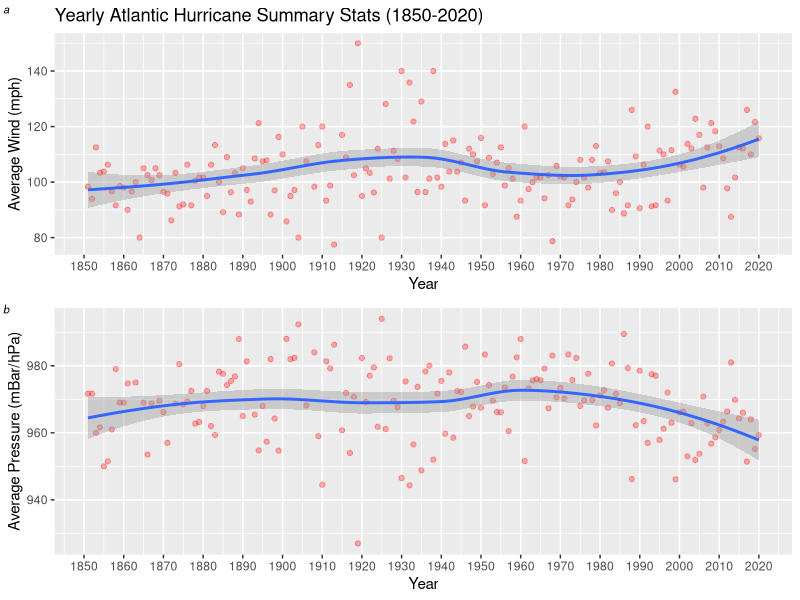
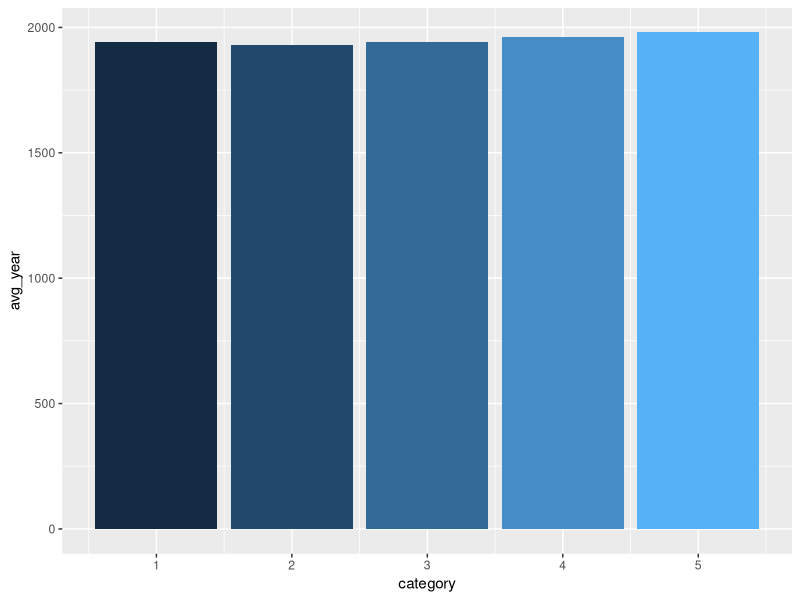
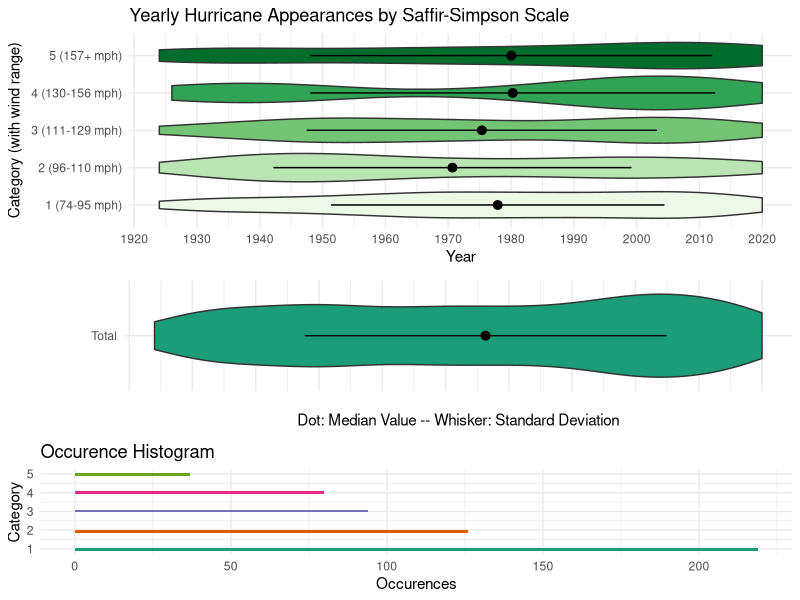

Generate these figures, in order, with R:
## ---- chunk 1
knitr::opts_chunk$set(echo = TRUE,
                      message = F,
                      warning = F)
## ---- chunk 2
# import dataset
library(tidyverse)
library(cowplot)

hurricanes <- read_csv("atlantic_hurricane_data.csv")

yearly_averages <- hurricanes %>% group_by(year) %>%
  summarise(avg_wind = mean(sust_winds_mph, na.rm = T),
            avg_pressure = mean(pressure_hpa, na.rm = T))
## ---- chunk 3
plot_1 <- ggplot(yearly_averages) +
  aes(x = year,
      y = avg_wind) +
  geom_point(color = "red", alpha = 0.3) +
  geom_smooth(method = "loess") +
  # ylim(74, 160) +
  scale_x_continuous(breaks = seq(1850, 2020, 10)) +
  labs(x = "Year",
       y = "Average Wind (mph)") +
  ggtitle("Yearly Atlantic Hurricane Summary Stats (1850-2020)")
  theme_minimal()

plot_2 <- ggplot(yearly_averages) +
  aes(x = year,
      y = avg_pressure) +
  geom_point(color = 'red', alpha = 0.3) +
  geom_smooth(method = "loess") +
  # ylim(882, 1013) +
  scale_x_continuous(breaks = seq(1850, 2020, 10)) +
  labs(x = "Year",
       y = "Average Pressure (mBar/hPa)")
  theme_minimal()

plot_grid(plot_1, plot_2, ncol = 1, labels = "auto", label_fontface = "italic",
          label_size = 8)
## ---- chunk 4
category_measures <- hurricanes %>% group_by(category) %>%
  summarize(avg_wind = mean(sust_winds_mph, na.rm = T),
            avg_pressure = mean(pressure_hpa, na.rm = T),
            avg_year = mean(year, na.rm = T))

ggplot(category_measures) +
  aes(category, avg_year, fill = category) +
  geom_col(show.legend = F)
## ---- chunk 5
library(ggbeeswarm)
library(RColorBrewer)

category_creation <- function(x) {
  if (x == 1) {
    return("1 (74-95 mph)")
  } else if (x == 2) {
    return("2 (96-110 mph)")
  } else if (x == 3) {
    return("3 (111-129 mph)")
  } else if (x == 4) {
    return("4 (130-156 mph)")
  } else if (x == 5) {
    return("5 (157+ mph)")
  }
}

get_val <- Vectorize(category_creation)

data_summary <- function(x) {
   m <- mean(x)
   ymin <- m-sd(x)
   ymax <- m+sd(x)
   return(c(y=m,ymin=ymin,ymax=ymax))
}

cleaned <- hurricanes %>% filter(year >= 1924) %>%
  mutate(cat = get_val(category)) %>%
  mutate(total = "                        Total")

sum_data <- cleaned %>% count(category)        
         
top_plot <- ggplot(cleaned) +
  aes(x = cat,
      y = year,
      fill = cat,
      ) +
  geom_violin(show.legend = F) +
  scale_fill_brewer(palette = "Dark") +
  stat_summary(fun.data=data_summary,
               geom="pointrange", color="black",
               show.legend = F) +
  labs(x = "Category (with wind range)", y = "Year") +
  coord_flip() +
  scale_y_continuous(breaks = seq(1920, 2025, 10)) +
  ggtitle("Yearly Hurricane Appearances by Saffir-Simpson Scale") +
  theme_minimal()

bot_plot <- ggplot(cleaned) +
  aes(x = total,
      y = year,
      fill = total) +
  geom_violin(show.legend = F) +
  scale_fill_brewer(palette = "Dark2") +
  stat_summary(fun.data=data_summary,
               geom="pointrange", color="black",
               show.legend = F) +
  labs(x = NULL, y = "Dot: Median Value -- Whisker: Standard Deviation") +
  coord_flip() +
  scale_y_continuous(breaks = seq(1920, 2025, 10),
                     labels = rep('', length(seq(1920, 2025, 10)))) +
  theme_minimal()

hist_plot <- ggplot(cleaned) +
  aes(x = category, fill = cat) +
  geom_histogram(show.legend = F) +
  labs(x = "Category", y = "Occurences") +
  theme_minimal() +
  coord_flip() +
  scale_fill_brewer(palette = "Dark2") +
  ggtitle("Occurence Histogram")

plot_grid(top_plot, bot_plot, hist_plot,  ncol = 1,
          rel_widths = c(3, 3, 3), rel_heights = c(5, 3, 3))
